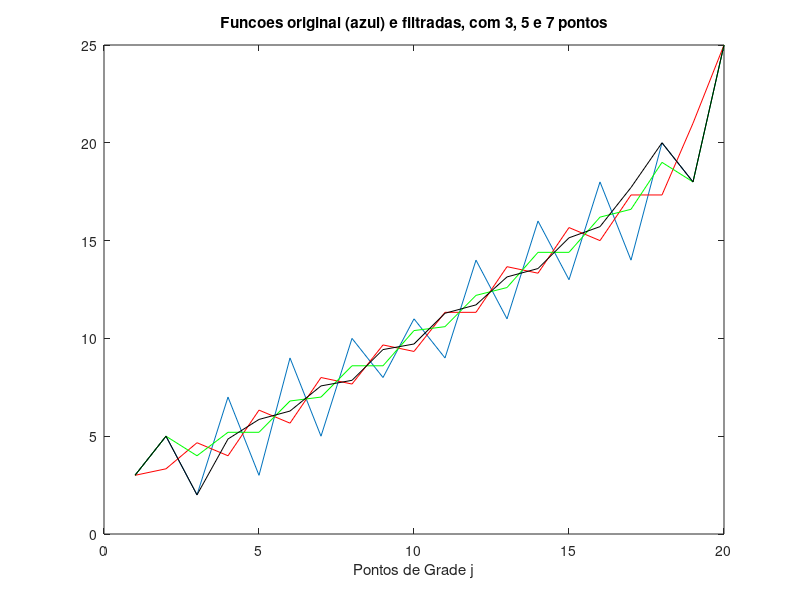

This figure's MATLAB source:
%%%%%%%%%%%%%%%%%%%%%%%%%
% Filtragem de Funcao F %                             
%%%%%%%%%%%%%%%%%%%%%%%%%

clear all
close all

% Definindo a funcao
F=[3 5 2 7 3 9 5 10 8 11 9 14 11 16 13 18 14 20 18 25];

% Aplicacao de filtros de 3, 5 e 7 pontos
nudad=size(F,2);
Fil_3=F;
Fil_5=F;
Fil_7=F;
for j=2:nudad-1
Fil_3(j)=mean(F(j-1:j+1));
end
for j=3:nudad-2
Fil_5(j)=mean(F(j-2:j+2));
end
for j=4:nudad-3
Fil_7(j)=mean(F(j-3:j+3));
end

%Plotagem das funcoes original e filtradas
figure(1)
plot(F)
title(['Funcoes original (azul) e filtradas, com 3, 5 e 7 pontos'])
xlabel('Pontos de Grade j')
hold
plot(Fil_3,'r')
plot(Fil_5,'g')
plot(Fil_7,'k')


